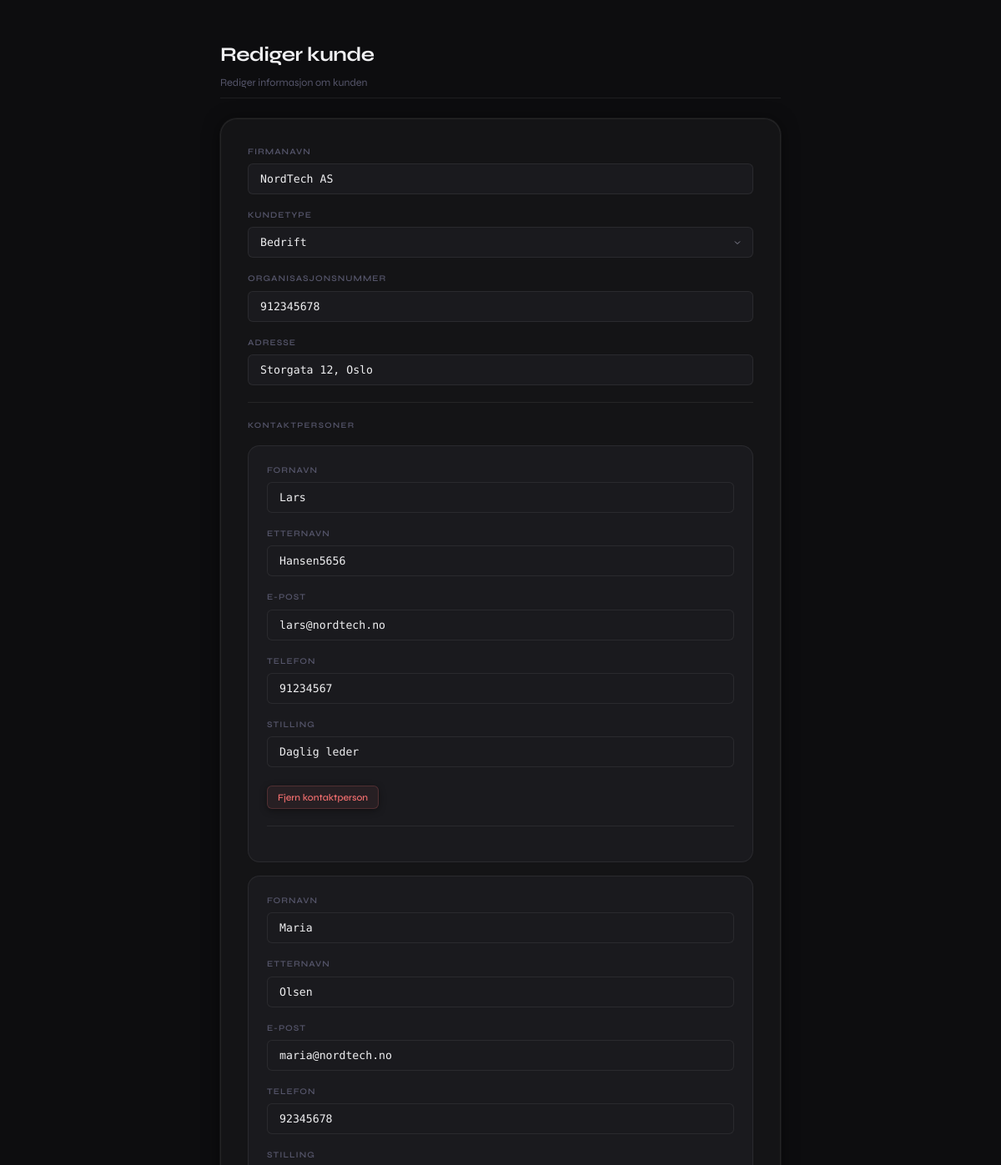
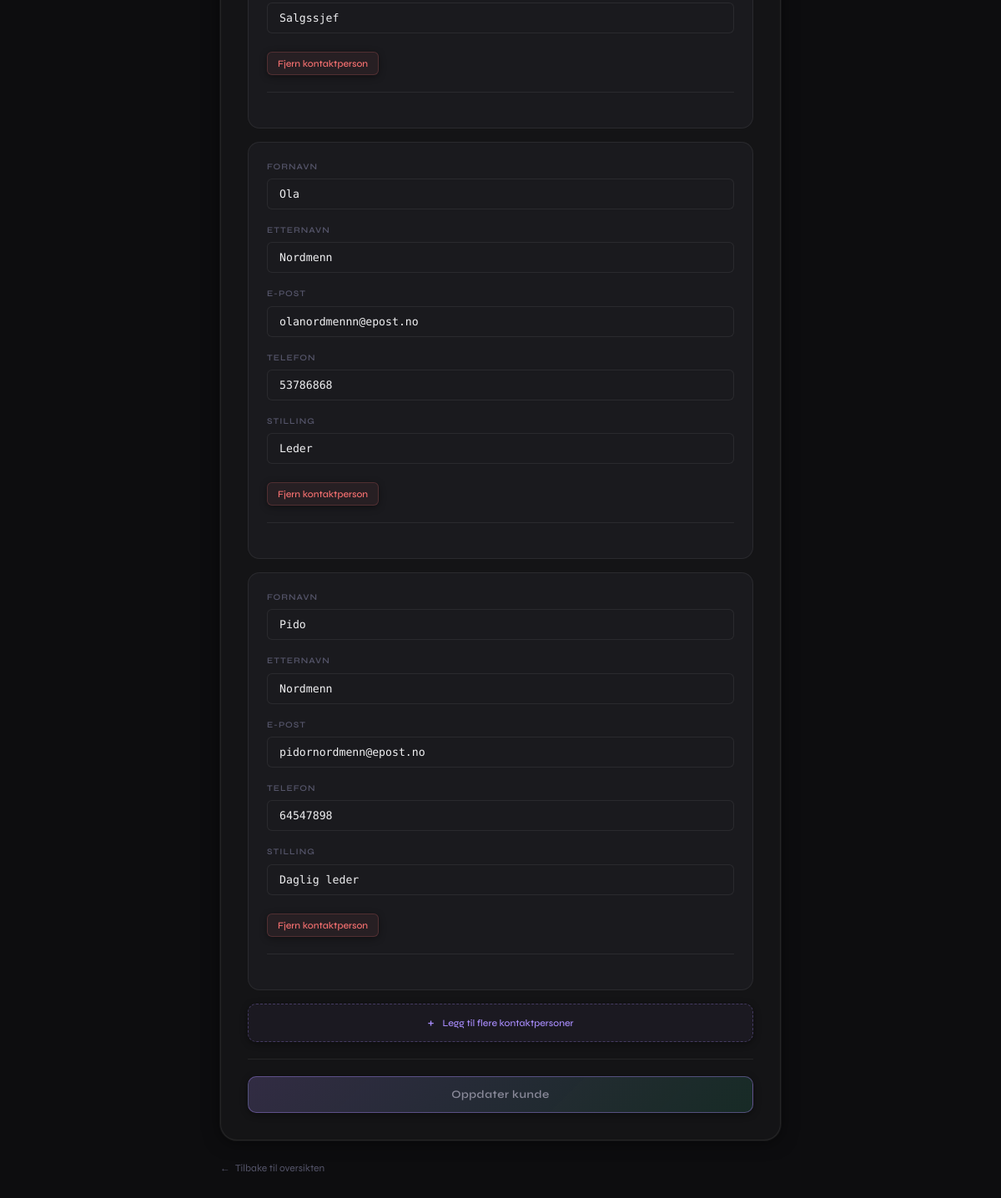
The app's page /redigerkunde.php?id=1, older data (2 pictures, top to bottom).
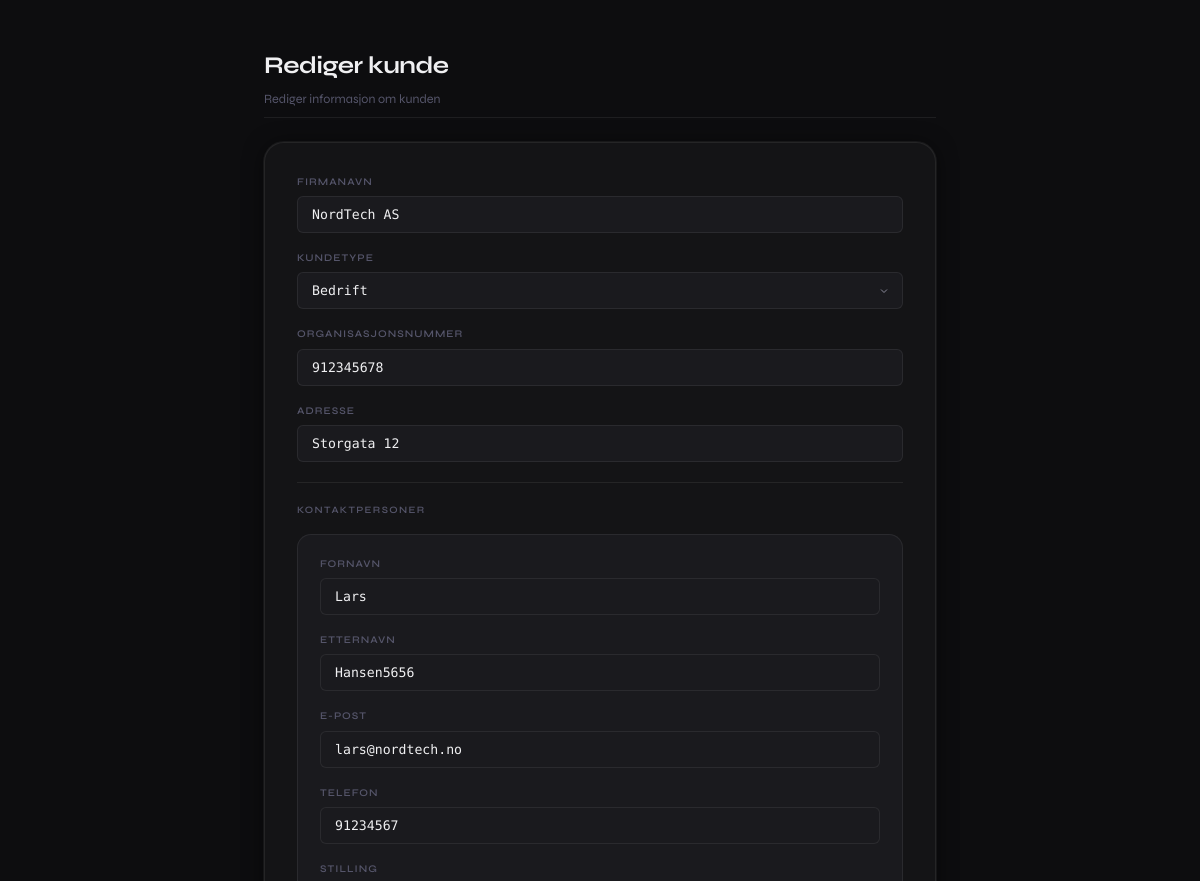
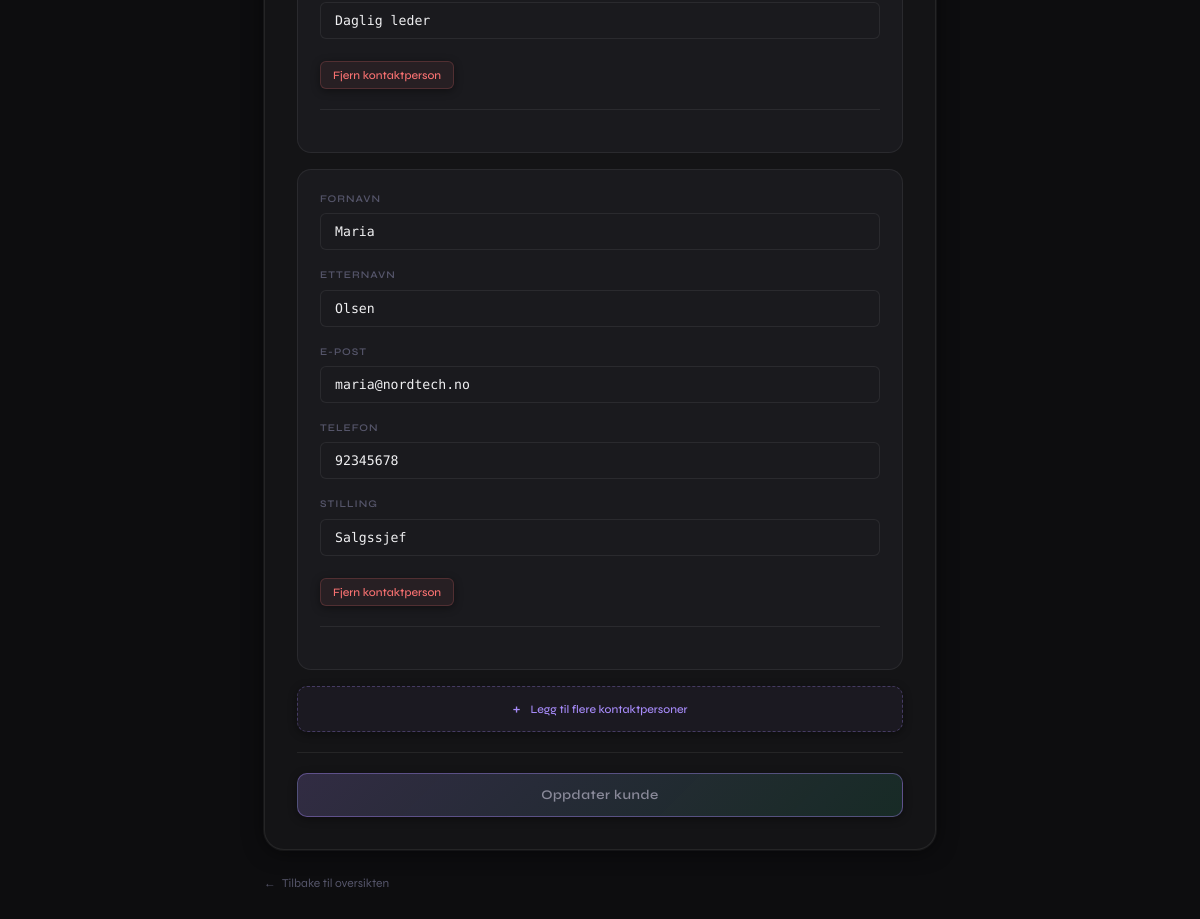
The same page, newer data (2 pictures, top to bottom).
### tables this page shows
CREATE TABLE `kunder` (
  `kunde_id` int(11) NOT NULL,
  `kundetype` enum('privat','bedrift') NOT NULL,
  `firmanavn` varchar(100) DEFAULT NULL,
  `organisasjonsnummer` varchar(50) DEFAULT NULL,
  `adresse` varchar(255) DEFAULT NULL,
  `opprettet_dato` timestamp NOT NULL DEFAULT current_timestamp(),
  `postnummer` varchar(10) DEFAULT NULL,
  `poststed` varchar(100) DEFAULT NULL
);

CREATE TABLE `kontaktpersoner` (
  `kontakt_id` int(11) NOT NULL,
  `kunde_id` int(11) NOT NULL,
  `fornavn` varchar(100) NOT NULL,
  `etternavn` varchar(100) NOT NULL,
  `epost` varchar(100) DEFAULT NULL,
  `telefon` varchar(30) DEFAULT NULL,
  `stilling` varchar(100) DEFAULT NULL,
  `opprettet_dato` timestamp NOT NULL DEFAULT current_timestamp()
);

### redigerkunde.php (the view, shortened to what this page needs)
<?php
require_once "config.php";
$kunde_id = intval($_GET['id']);
$sqlKunde = "SELECT * FROM kunder WHERE kunde_id = $kunde_id";
$resultKunde = $conn->query($sqlKunde);
$kunde = $resultKunde->fetch_assoc();
$sqlKontakter = "SELECT * FROM kontaktpersoner WHERE kunde_id = $kunde_id";
$resultKontakter = $conn->query($sqlKontakter);
$kontakter = $resultKontakter->fetch_all(MYSQLI_ASSOC);
?>
<!DOCTYPE html>
<html lang="no">
<head>
    <link rel="stylesheet" href="src/css/style.css">
</head>
<body class="form-page">
<main>
    <section class="form-hero">
        <h1>Rediger kunde</h1>
        <p>Rediger informasjon om kunden</p>
    </section>
    <div class="form-card">
        <form method="post" id="editForm">
            <div class="field-group">
                <label for="firmanavn">Firmanavn</label>
                <input type="text" name="firmanavn" id="firmanavn" value="<?php echo htmlspecialchars($kunde['firmanavn']); ?>" required>
            </div>
            <div class="field-group">
                <label for="kundetype">Kundetype</label>
                <select name="kundetype" id="kundetype" required>
                    <option value="bedrift" <?php if($kunde['kundetype']=='bedrift') echo 'selected'; ?>>Bedrift</option>
                </select>
            </div>
            <div class="field-group">
                <label for="organisasjonsnummer">Organisasjonsnummer</label>
                <input type="text" name="organisasjonsnummer" id="organisasjonsnummer" value="<?php echo htmlspecialchars($kunde['organisasjonsnummer']); ?>" required minlength="9" maxlength="9">
            </div>
            <div class="field-group">
                <label for="adresse">Adresse</label>
                <input type="text" name="adresse" id="adresse" value="<?php echo htmlspecialchars($kunde['adresse']); ?>" required>
            </div>
            <hr class="field-divider">
            <h2>Kontaktpersoner</h2>
            <div id="kontaktperson-container">
                <?php foreach($kontakter as $kontakt): ?>
                    <div class="kontaktperson">
                        <div class="field-group">
                            <label>Fornavn</label>
                            <input type="text" name="kontaktperson_fornavn[]" value="<?php echo htmlspecialchars($kontakt['fornavn']); ?>" required>
                        </div>
                        <div class="field-group">
                            <label>Etternavn</label>
                            <input type="text" name="kontaktperson_etternavn[]" value="<?php echo htmlspecialchars($kontakt['etternavn']); ?>" required>
                        </div>
                        <div class="field-group">
                            <label>E-post</label>
                            <input type="email" name="kontaktperson_epost[]" value="<?php echo htmlspecialchars($kontakt['epost']); ?>" required>
                        </div>
                        <div class="field-group">
                            <label>Telefon</label>
                            <input type="text" name="kontaktperson_telefon[]" value="<?php echo htmlspecialchars($kontakt['telefon']); ?>" pattern="[0-9]{8}" maxlength="8" minlength="8" inputmode="numeric" required>
                        </div>
                        <div class="field-group">
                            <label>Stilling</label>
                            <input type="text" name="kontaktperson_stilling[]" value="<?php echo htmlspecialchars($kontakt['stilling']); ?>" required>
                        </div>
                        <button type="button" class="remove-contact-btn">Fjern kontaktperson</button>
                        <hr class="field-divider">
                    </div>
                <?php endforeach; ?>
            </div>
            <button type="button" class="add-contact-btn">Legg til flere kontaktpersoner</button>
            <hr class="field-divider">
            <button type="submit" class="submit-btn">Oppdater kunde</button>
        </form>
    </div>
    <a href="index.php" class="back-link">Tilbake til oversikten</a>
</main>
</body>
</html>

Row changes from the older to the newer data that the page shows:
removed kontaktpersoner: fornavn "Ola", etternavn "Nordmenn", epost "olanordmennn@epost.no", telefon "53786868", stilling "Leder"
removed kontaktpersoner: fornavn "Pido", etternavn "Nordmenn", epost "pidornordmenn@epost.no", telefon "64547898", stilling "Daglig leder"
changed kunder "NordTech AS": adresse "Storgata 12, Oslo" → "Storgata 12"
